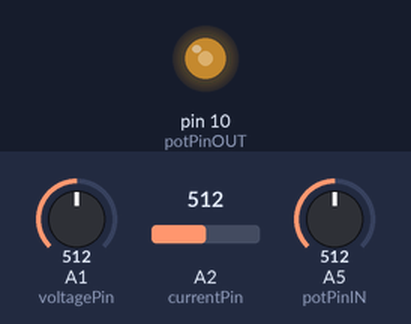
A sketch run on a simulated Arduino Uno, built with avr-gcc and run on an emulated ATmega328P. Shown: output pins drawn as LEDs (lit = HIGH). The inputs (shaded band) are chosen by the test bench; at power-on: A5 (potPinIN) = 512, A1 (voltagePin) = 512, A2 (currentPin) = 512. What the sketch prints to the serial monitor is not drawn.

Above: at 1.2 s.
1.3 s: A5 (potPinIN) set to 716
At 2.2 s:
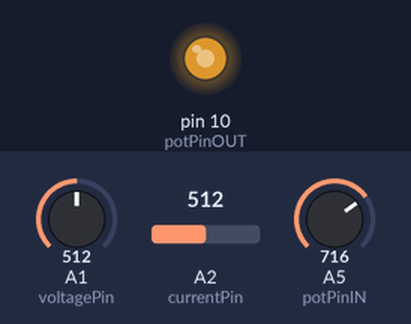
2.8 s: A5 (potPinIN) set to 900
At 3.3 s:
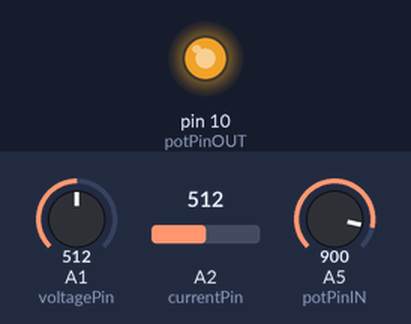
4.3 s: A5 (potPinIN) set to 122
At 5.6 s:
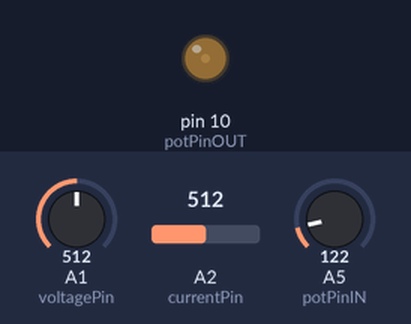
Timing chart, 0 to 7.3 s (numbered marks = the images above; inputs shaded):
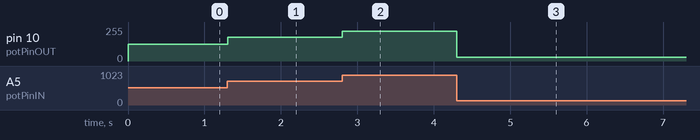

Measured:
- after the input at 1.3 s, pin 10 (potPinOUT): 127/255 → 178/255 at once
- after the input at 2.8 s, pin 10 (potPinOUT): 178/255 → 224/255 at once
- after the input at 4.3 s, pin 10 (potPinOUT): 224/255 → 29/255 at once

The sketch:

Voltage-Current_Averaged.ino.ino
```cpp
const int voltagePin = A1; // Analog pin for voltage output
const int currentPin = A2; // Analog pin for current output

int potPinIN = A5;
int potPinOUT = 10;
int potVal = 0; // Variable to store the input from the potentiometer

const int numSamples = 20; // Number of samples for moving average
float voltageSamples[numSamples];
float currentSamples[numSamples];
int sampleIndex = 0;

void setup() {
  Serial.begin(115200);
  for (int i = 0; i < numSamples; i++) {
    voltageSamples[i] = 0;
    currentSamples[i] = 0;
  }

  pinMode(potPinOUT, OUTPUT);
}

void loop() {
  // Read analog values
  int voltageRaw = analogRead(voltagePin);
  int currentRaw = analogRead(currentPin);

  // Update moving average arrays
  voltageSamples[sampleIndex] = voltageRaw * 0.070769230769;
  currentSamples[sampleIndex] = currentRaw * 0.1461111;
  sampleIndex = (sampleIndex + 1) % numSamples;

  // Calculate moving averages
  float avgVoltage = 0;
  float avgCurrent = 0;
  for (int i = 0; i < numSamples; i++) {
    avgVoltage += voltageSamples[i];
    avgCurrent += currentSamples[i];
  }
  avgVoltage /= numSamples;
  avgCurrent /= numSamples;

  // Print moving average values to serial monitor
  Serial.print("Moving Avg Voltage (V):");
  Serial.print(avgVoltage, 2); // Display with 2 decimal places
  Serial.print(",");
  Serial.print("Moving Avg Current (A):");
  Serial.println(avgCurrent, 2); // Display with 2 decimal places

  potVal = analogRead(potPinIN);   // read the potentiometer value at the input pin
  //Serial.println(potVal/4);
  analogWrite(potPinOUT, (potVal/4)-1);
}
```
